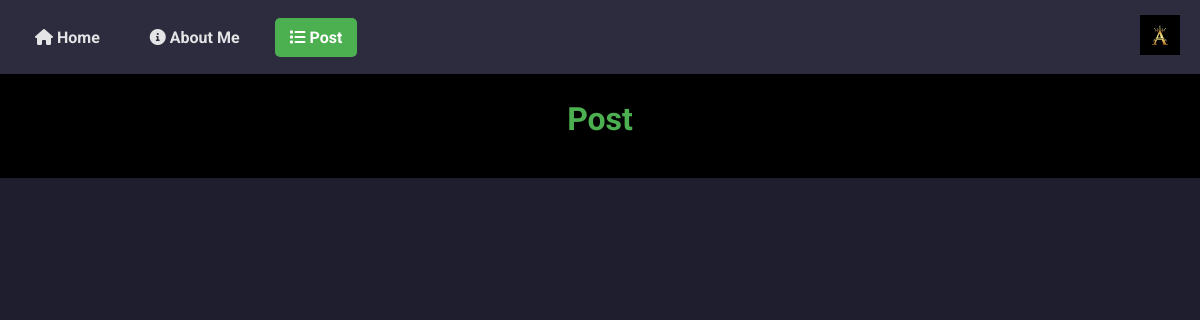
Page /post/ on the earlier database version.
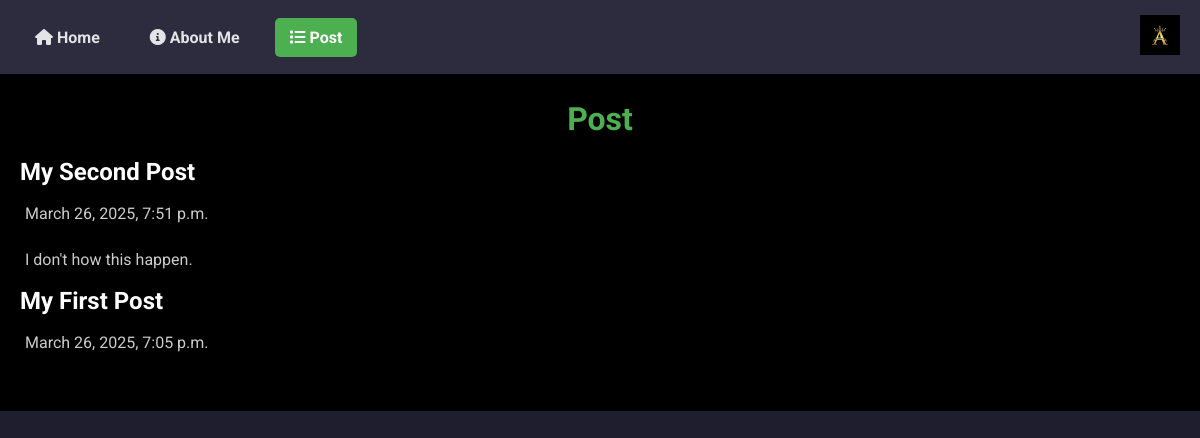
Same page on the later database version.
### post/models.py (models this page shows, shortened)
class Post(models.Model):
    title = models.CharField(max_length=100)
    body = models.TextField()
    slug = models.SlugField()
    date = models.DateTimeField(auto_now_add=True)

### post/views.py (the view)
# urls.py: path('', views.post_list, name='post_list'),
def post_list(request):
    post = Post.objects.all().order_by('-date')
    return render(request, 'post/post_list.html', {'post': post})

### post/templates/post/post_list.html (shortened to what this page needs)
{% extends 'layout.html' %}
{% block content %}
    <section>
        <h1>Post</h1>
        {% for post in post %}
        <article class="post">
            <h2>{{ post.title }}</h2>
            <p>{{ post.date }}</p>
            <p>{{ post.body }}</p>
        </article>
        {% endfor %}
    </section>
{% endblock %}

Differences in the rows shown:
added Post: title "My Second Post", date "March 26, 2025, 7:51 p.m.", body "I don't how this happen."
added Post: title "My First Post", date "March 26, 2025, 7:05 p.m."
